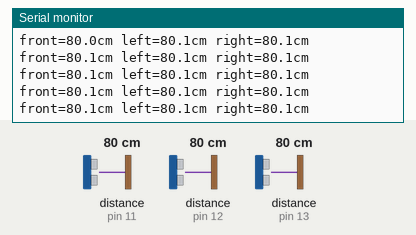
This sketch was run on a simulated Arduino Uno, built with avr-gcc and run on an emulated ATmega328P. On the bench: the last lines printed to the serial monitor. Wiring (inferred from the names in the program): 3 × ultrasonic range finder: trigger pin 8, echo pin 11 / trigger pin 9, echo pin 12 / trigger pin 10, echo pin 13. The inputs (shaded band) are chosen by the test bench; at power-on: distance to the obstacle (sensors on pin 11, pin 12, pin 13) 80 cm. The echo pulse lasts 58.3 µs per cm.

Above: at 2.2 s.
2.3 s: distance to the obstacle (sensor on pin 11) set to 2 cm
At 2.77 s:
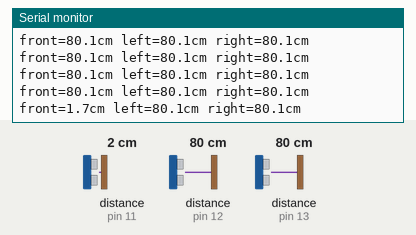
3.8 s: distance to the obstacle (sensor on pin 12) set to 2 cm
At 4.02 s:
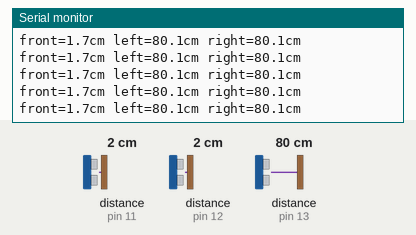
5.3 s: distance to the obstacle (sensor on pin 13) set to 2 cm
At 5.51 s:
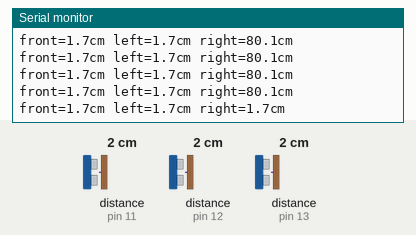
6.8 s: distance to the obstacle (sensor on pin 11) set to 4 cm
At 7.01 s:
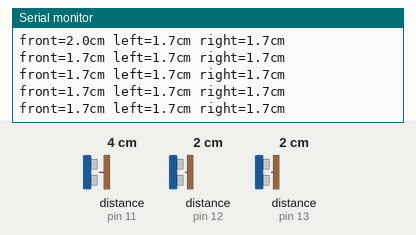
8.3 s: distance to the obstacle (sensor on pin 12) set to 4 cm
At 8.51 s:
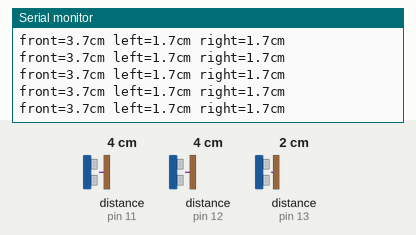
9.8 s: distance to the obstacle (sensor on pin 13) set to 4 cm
At 10.01 s:
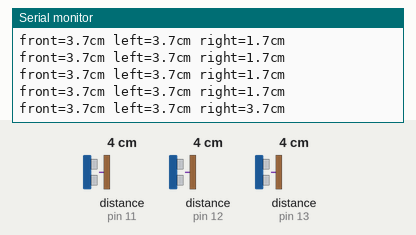
Timing chart, 0 to 12.3 s (numbered marks = the images above; inputs shaded):
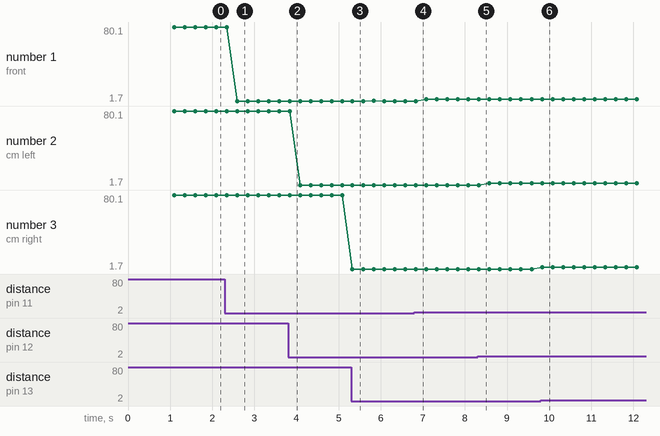

Measured:
- after the input at 2.3 s, the serial monitor: prints a new line after 0.29 s (image 1)
- after the input at 5.3 s, the serial monitor: prints a new line at once (image 3)
- after the input at 9.8 s, the serial monitor: prints a new line at once (image 6)
- plotted number 1: 80.1 → 1.7 after the input at 2.3 s, 1.7 → 3.7 after the input at 6.8 s

The sketch:

Sonar_Distance_Test.ino
```cpp
#include <Arduino.h>

// ---------------------------------------------------------------------------
// Sonar distance test sketch
// Board: Arduino GIGA R1 WiFi
// Purpose: only test three HC-SR04 ultrasonic distance sensors.
// ---------------------------------------------------------------------------

constexpr uint8_t kFrontTrigPin = 8;
constexpr uint8_t kLeftTrigPin = 9;
constexpr uint8_t kRightTrigPin = 10;

constexpr uint8_t kFrontEchoPin = 11;
constexpr uint8_t kLeftEchoPin = 12;
constexpr uint8_t kRightEchoPin = 13;

constexpr uint32_t kEchoTimeoutUs = 30000;  // ~5m max wait; HC-SR04 practical range is less.
constexpr uint32_t kPrintIntervalMs = 250;
constexpr uint16_t kSensorGapMs = 35;       // Avoid ultrasonic cross-talk.

uint32_t lastPrintMs = 0;

float readSonarCm(uint8_t trigPin, uint8_t echoPin) {
  digitalWrite(trigPin, LOW);
  delayMicroseconds(3);
  digitalWrite(trigPin, HIGH);
  delayMicroseconds(10);
  digitalWrite(trigPin, LOW);

  const uint32_t durationUs = pulseIn(echoPin, HIGH, kEchoTimeoutUs);
  if (durationUs == 0) {
    return -1.0f;
  }

  return durationUs / 58.0f;
}

void printDistance(const __FlashStringHelper *label, float cm) {
  Serial.print(label);
  Serial.print(F("="));
  if (cm < 0.0f) {
    Serial.print(F("timeout"));
  } else {
    Serial.print(cm, 1);
    Serial.print(F("cm"));
  }
  Serial.print(' ');
}

void setup() {
  Serial.begin(115200);
  delay(1000);

  pinMode(kFrontTrigPin, OUTPUT);
  pinMode(kLeftTrigPin, OUTPUT);
  pinMode(kRightTrigPin, OUTPUT);
  pinMode(kFrontEchoPin, INPUT);
  pinMode(kLeftEchoPin, INPUT);
  pinMode(kRightEchoPin, INPUT);

  digitalWrite(kFrontTrigPin, LOW);
  digitalWrite(kLeftTrigPin, LOW);
  digitalWrite(kRightTrigPin, LOW);

  Serial.println(F("Sonar_Distance_Test ready."));
  Serial.println(F("Pins: front trig D8 echo D11, left trig D9 echo D12, right trig D10 echo D13."));
  Serial.println(F("Echo pins must be level-shifted to 3.3V for Arduino GIGA."));
}

void loop() {
  if (millis() - lastPrintMs < kPrintIntervalMs) return;
  lastPrintMs = millis();

  const float frontCm = readSonarCm(kFrontTrigPin, kFrontEchoPin);
  delay(kSensorGapMs);
  const float leftCm = readSonarCm(kLeftTrigPin, kLeftEchoPin);
  delay(kSensorGapMs);
  const float rightCm = readSonarCm(kRightTrigPin, kRightEchoPin);

  printDistance(F("front"), frontCm);
  printDistance(F("left"), leftCm);
  printDistance(F("right"), rightCm);
  Serial.println();
}
```
